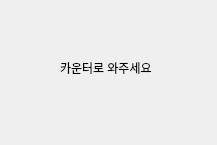
<?xml version="1.0" encoding="UTF-8"?>
<ui version="4.0">
 <class>Form</class>
 <widget class="QWidget" name="Form">
  <property name="geometry">
   <rect>
    <x>0</x>
    <y>0</y>
    <width>217</width>
    <height>145</height>
   </rect>
  </property>
  <property name="windowTitle">
   <string>Form</string>
  </property>
  <widget class="QLabel" name="label_2">
   <property name="geometry">
    <rect>
     <x>60</x>
     <y>60</y>
     <width>141</width>
     <height>16</height>
    </rect>
   </property>
   <property name="text">
    <string>카운터로 와주세요</string>
   </property>
  </widget>
 </widget>
 <resources/>
 <connections/>
</ui>
